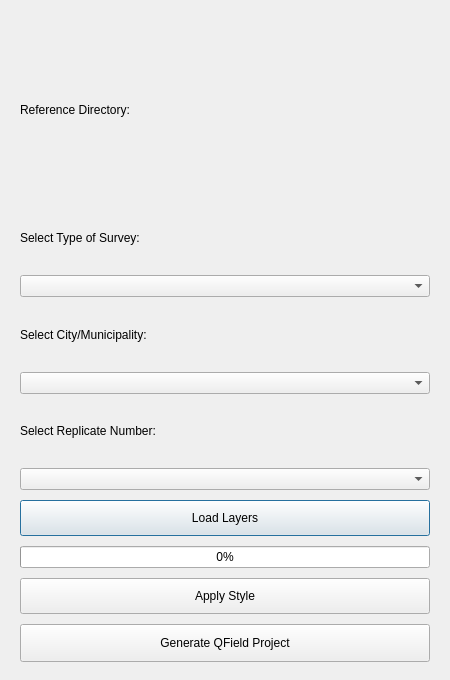
<?xml version="1.0" encoding="UTF-8"?>
<ui version="4.0">
 <class>dialog</class>
 <widget class="QDialog" name="dialog">
  <property name="geometry">
   <rect>
    <x>0</x>
    <y>0</y>
    <width>450</width>
    <height>680</height>
   </rect>
  </property>
  <property name="minimumSize">
   <size>
    <width>430</width>
    <height>640</height>
   </size>
  </property>
  <property name="windowTitle">
   <string>GeoFASU_Ori - Load and Generate QField</string>
  </property>
  <layout class="QVBoxLayout" name="mainLayout">
   <property name="spacing">
    <number>10</number>
   </property>
   <property name="leftMargin">
    <number>20</number>
   </property>
   <property name="topMargin">
    <number>18</number>
   </property>
   <property name="rightMargin">
    <number>20</number>
   </property>
   <property name="bottomMargin">
    <number>18</number>
   </property>
   <item>
    <widget class="QLabel" name="iconLabel">
     <property name="text">
      <string/>
     </property>
     <property name="alignment">
      <set>Qt::AlignCenter</set>
     </property>
    </widget>
   </item>
   <item>
    <widget class="QLabel" name="label">
     <property name="text">
      <string>Reference Directory:</string>
     </property>
    </widget>
   </item>
   <item>
    <widget class="QgsFileWidget" name="fileWidget">
     <property name="storageMode">
      <enum>QgsFileWidget::GetDirectory</enum>
     </property>
    </widget>
   </item>
   <item>
    <widget class="QLabel" name="label_4">
     <property name="text">
      <string>Select Type of Survey:</string>
     </property>
    </widget>
   </item>
   <item>
    <widget class="QComboBox" name="comboxNOS"/>
   </item>
   <item>
    <widget class="QLabel" name="lanb">
     <property name="text">
      <string>Select City/Municipality:</string>
     </property>
    </widget>
   </item>
   <item>
    <widget class="QComboBox" name="comboxMun"/>
   </item>
   <item>
    <widget class="QLabel" name="lanb_2">
     <property name="text">
      <string>Select Replicate Number:</string>
     </property>
    </widget>
   </item>
   <item>
    <widget class="QComboBox" name="comboxRep"/>
   </item>
   <item>
    <widget class="QPushButton" name="loadbtn">
     <property name="minimumSize">
      <size>
       <width>0</width>
       <height>36</height>
      </size>
     </property>
     <property name="cursor">
      <cursorShape>PointingHandCursor</cursorShape>
     </property>
     <property name="text">
      <string>Load Layers</string>
     </property>
    </widget>
   </item>
   <item>
    <widget class="QProgressBar" name="progbar">
     <property name="value">
      <number>0</number>
     </property>
     <property name="alignment">
      <set>Qt::AlignCenter</set>
     </property>
    </widget>
   </item>
   <item>
    <widget class="QPushButton" name="aplqml">
     <property name="minimumSize">
      <size>
       <width>0</width>
       <height>36</height>
      </size>
     </property>
     <property name="cursor">
      <cursorShape>PointingHandCursor</cursorShape>
     </property>
     <property name="text">
      <string>Apply Style</string>
     </property>
    </widget>
   </item>
   <item>
    <widget class="QPushButton" name="genrate">
     <property name="minimumSize">
      <size>
       <width>0</width>
       <height>38</height>
      </size>
     </property>
     <property name="cursor">
      <cursorShape>PointingHandCursor</cursorShape>
     </property>
     <property name="text">
      <string>Generate QField Project</string>
     </property>
    </widget>
   </item>
  </layout>
 </widget>
 <customwidgets>
  <customwidget>
   <class>QgsFileWidget</class>
   <extends>QWidget</extends>
   <header>qgsfilewidget.h</header>
  </customwidget>
 </customwidgets>
 <resources/>
 <connections/>
</ui>
